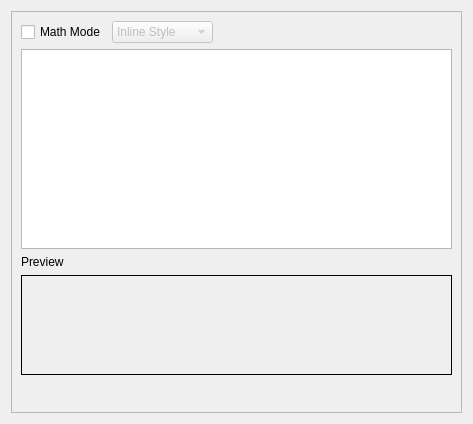
<?xml version="1.0" encoding="UTF-8"?>
<ui version="4.0">
 <class>Dialog</class>
 <widget class="QDialog" name="Dialog">
  <property name="geometry">
   <rect>
    <x>0</x>
    <y>0</y>
    <width>473</width>
    <height>424</height>
   </rect>
  </property>
  <property name="windowTitle">
   <string>Dialog</string>
  </property>
  <layout class="QVBoxLayout" name="verticalLayout">
   <item>
    <widget class="QFrame" name="frame">
     <property name="frameShape">
      <enum>QFrame::Shape::StyledPanel</enum>
     </property>
     <property name="frameShadow">
      <enum>QFrame::Shadow::Raised</enum>
     </property>
     <layout class="QVBoxLayout" name="verticalLayout_3">
      <item>
       <layout class="QGridLayout" name="gridLayout">
        <property name="topMargin">
         <number>0</number>
        </property>
        <item row="0" column="2">
         <spacer name="horizontalSpacer_2">
          <property name="orientation">
           <enum>Qt::Orientation::Horizontal</enum>
          </property>
          <property name="sizeHint" stdset="0">
           <size>
            <width>40</width>
            <height>20</height>
           </size>
          </property>
         </spacer>
        </item>
        <item row="0" column="0">
         <widget class="QCheckBox" name="chkMathMode">
          <property name="text">
           <string>Math Mode</string>
          </property>
         </widget>
        </item>
        <item row="0" column="1">
         <widget class="QComboBox" name="cmbMathStyle">
          <property name="enabled">
           <bool>false</bool>
          </property>
          <property name="sizePolicy">
           <sizepolicy hsizetype="Maximum" vsizetype="Fixed">
            <horstretch>0</horstretch>
            <verstretch>0</verstretch>
           </sizepolicy>
          </property>
          <property name="minimumSize">
           <size>
            <width>100</width>
            <height>0</height>
           </size>
          </property>
          <item>
           <property name="text">
            <string>Inline Style</string>
           </property>
          </item>
          <item>
           <property name="text">
            <string>Display Style</string>
           </property>
          </item>
          <item>
           <property name="text">
            <string>Script Style</string>
           </property>
          </item>
         </widget>
        </item>
       </layout>
      </item>
      <item>
       <layout class="QVBoxLayout" name="verticalLayout_2">
        <item>
         <widget class="QPlainTextEdit" name="txtLabelEdit"/>
        </item>
       </layout>
      </item>
      <item>
       <layout class="QVBoxLayout" name="verticalLayout_4">
        <property name="topMargin">
         <number>0</number>
        </property>
        <item>
         <widget class="QLabel" name="label">
          <property name="text">
           <string>Preview</string>
          </property>
         </widget>
        </item>
        <item>
         <widget class="QLabel" name="lblLabelPreview">
          <property name="minimumSize">
           <size>
            <width>0</width>
            <height>100</height>
           </size>
          </property>
          <property name="frameShape">
           <enum>QFrame::Shape::Box</enum>
          </property>
          <property name="text">
           <string/>
          </property>
         </widget>
        </item>
       </layout>
      </item>
      <item>
       <layout class="QHBoxLayout" name="horizontalLayout">
        <item>
         <spacer name="horizontalSpacer">
          <property name="orientation">
           <enum>Qt::Orientation::Horizontal</enum>
          </property>
          <property name="sizeHint" stdset="0">
           <size>
            <width>40</width>
            <height>20</height>
           </size>
          </property>
         </spacer>
        </item>
        <item>
         <widget class="QPushButton" name="btnGetText">
          <property name="maximumSize">
           <size>
            <width>32</width>
            <height>32</height>
           </size>
          </property>
          <property name="text">
           <string/>
          </property>
          <property name="icon">
           <iconset resource="../res/icons.qrc">
            <normaloff>:/icons/text.svg</normaloff>:/icons/text.svg</iconset>
          </property>
          <property name="flat">
           <bool>true</bool>
          </property>
         </widget>
        </item>
        <item>
         <widget class="QPushButton" name="btnPreview">
          <property name="maximumSize">
           <size>
            <width>32</width>
            <height>32</height>
           </size>
          </property>
          <property name="text">
           <string/>
          </property>
          <property name="icon">
           <iconset resource="../res/icons.qrc">
            <normaloff>:/icons/eye.svg</normaloff>:/icons/eye.svg</iconset>
          </property>
          <property name="flat">
           <bool>true</bool>
          </property>
         </widget>
        </item>
        <item>
         <widget class="QPushButton" name="btnCancel">
          <property name="maximumSize">
           <size>
            <width>32</width>
            <height>32</height>
           </size>
          </property>
          <property name="text">
           <string/>
          </property>
          <property name="icon">
           <iconset resource="../res/icons.qrc">
            <normaloff>:/icons/android-close.svg</normaloff>:/icons/android-close.svg</iconset>
          </property>
          <property name="flat">
           <bool>true</bool>
          </property>
         </widget>
        </item>
        <item>
         <widget class="QPushButton" name="btnAccept">
          <property name="maximumSize">
           <size>
            <width>32</width>
            <height>32</height>
           </size>
          </property>
          <property name="text">
           <string/>
          </property>
          <property name="icon">
           <iconset resource="../res/icons.qrc">
            <normaloff>:/icons/android-done.svg</normaloff>:/icons/android-done.svg</iconset>
          </property>
          <property name="flat">
           <bool>true</bool>
          </property>
         </widget>
        </item>
       </layout>
      </item>
     </layout>
    </widget>
   </item>
  </layout>
 </widget>
 <resources>
  <include location="../res/icons.qrc"/>
 </resources>
 <connections/>
</ui>
